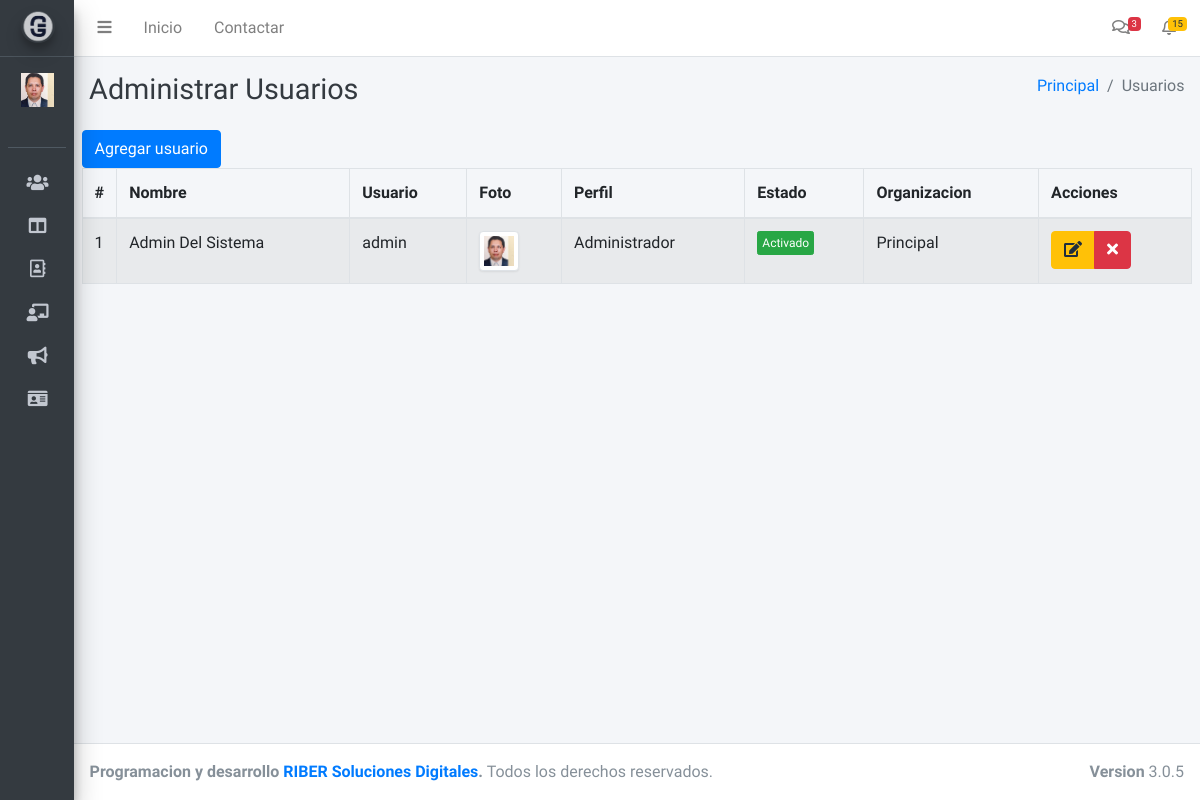
/usuarios (signed in), run on the app's committed database.
### tables this page shows
CREATE TABLE `usuarios` (
  `id` int NOT NULL AUTO_INCREMENT,
  `usuario` varchar(150) NOT NULL,
  `password` varchar(150) NOT NULL,
  `perfil` varchar(45) DEFAULT NULL,
  `estado` tinyint NOT NULL,
  `ultimo_login` datetime DEFAULT CURRENT_TIMESTAMP,
  `fecha` datetime DEFAULT CURRENT_TIMESTAMP,
  `persona_clave` varchar(45) DEFAULT NULL,
  `tipo` varchar(15) DEFAULT NULL,
  `enlace` varchar(45) DEFAULT NULL,
  `foto` varchar(250) DEFAULT NULL,
  `organizaciones_id` int NOT NULL,
  PRIMARY KEY (`id`),
  UNIQUE KEY `usuario_UNIQUE` (`usuario`),
  UNIQUE KEY `persona_clave_UNIQUE` (`persona_clave`),
  KEY `fk_usuarios_organizaciones1_idx` (`organizaciones_id`)
);

CREATE TABLE `organizaciones` (
  `id` int NOT NULL AUTO_INCREMENT,
  `organizacion` varchar(255) DEFAULT NULL,
  PRIMARY KEY (`id`)
);

### controllers/template.controller.php (called while the page is built)
<?php
class ControllerTemplate{
  static public function ctrTemplate(){
    include "views/template.php";
  }
}

### index.php (called while the page is built, shortened)
<?php
require_once "controllers/template.controller.php";
require_once "controllers/users.controller.php";
require_once "models/users.model.php";
$template = new ControllerTemplate();
$template->ctrTemplate();

### controllers/users.controller.php (called while the page is built, shortened)
<?php
class ControladorUsuarios
{
	static public function ctrMostrarUsuarios($campo, $valor)
	{
		$tabla = "usuarios";
		$respuesta = ModeloUsuarios::mdlMostrarUsuarios($tabla, $campo, $valor);
		return $respuesta;
	}
}

### models/connection.php (called while the page is built)
<?php
class Conexion{
	static public function conectar(){
		try{
			$servidor="mysql:host=localhost;dbname=electoral";
			$usuario="root";
			$clave="";
			$link = new PDO($servidor,$usuario,$clave);
			$link->setAttribute(PDO::ATTR_ERRMODE, PDO::ERRMODE_EXCEPTION);
			$link->exec("set names utf8");
			return $link;
			}catch(PDOException $e){
			echo "ERROR: " . $e->getMessage();
		  }
	}
}

### models/users.model.php (called while the page is built, shortened)
<?php
require_once "connection.php";
class ModeloUsuarios
{
	static public function mdlMostrarUsuarios($tabla, $campo, $valor)
	{
		if ($campo != null) {
			$stmt = Conexion::conectar()->prepare("SELECT u.id, concat(p.nombre, ' ',p.paterno,' ',p.materno) as nombre, u.usuario as usuario, u.password as password, u.persona_clave, u.foto as foto, u.perfil as perfil, u.estado as estado, o.organizacion as organizacion,u.organizaciones_id FROM usuarios as u  INNER JOIN personas as p ON u.persona_clave=p.persona_clave INNER JOIN organizaciones as o ON u.organizaciones_id=o.id WHERE u.$campo = :$campo; ");
			$stmt->bindParam(":" . $campo, $valor, PDO::PARAM_STR);
			$stmt->execute();
			return $stmt->fetch();
		} else {
			$stmt = Conexion::conectar()->prepare("SELECT u.id, concat(p.nombre, ' ',p.paterno,' ',p.materno) as nombre, u.usuario as usuario, u.foto as foto, u.perfil as perfil, u.estado as estado, u.ultimo_login, o.organizacion as organizacion FROM usuarios as u INNER JOIN personas as p ON u.persona_clave=p.persona_clave INNER JOIN organizaciones as o ON u.organizaciones_id=o.id ");
			$stmt->execute();
			return $stmt->fetchAll();
		}
	}
}

### views/modules/usuarios.php (the view, shortened to what this page needs)
<div class="content-wrapper">
  <div class="content-header">
    <div class="container-fluid">
      <div class="row mb-2">
        <div class="col-sm-6">
          <h1 class="m-0 text-dark">Administrar Usuarios</h1>
        </div>
        <div class="col-sm-6">
          <ol class="breadcrumb float-sm-right">
            <li class="breadcrumb-item"><a href="home">Principal</a></li>
            <li class="breadcrumb-item active">Usuarios</li>
          </ol>
        </div>
      </div>
    </div>
  </div>
  <section class="content">
    <div class="box">
      <div class="box-header with-border">
        <a href="altausuarios">
          <button class="btn btn-primary">
            Agregar usuario
          </button>
        </a>
      </div>
      <div class="box-body">
        <table class="table table-bordered table-striped dt-responsive tablas" width="100%">
          <thead>
            <tr>
              <th style="width:10px">#</th>
              <th>Nombre</th>
              <th>Usuario</th>
              <th>Foto</th>
              <th>Perfil</th>
              <th>Estado</th>
              <th>Organizacion</th>
              <th>Acciones</th>
            </tr>
          </thead>
          <tbody>
            <?php
            $item = null;
            $valor = null;
            $usuarios = ControladorUsuarios::ctrMostrarUsuarios($item, $valor);
            foreach ($usuarios as $key => $value) {
              echo ' <tr>
              <td>' . ($key + 1) . '</td>
              <td>' . $value["nombre"] . '</td>
              <td>' . $value["usuario"] . '</td>';
              if ($value["foto"] != "") {
                echo '<td><img src="' . $value["foto"] . '" class="img-thumbnail" width="40px"></td>';
              } else {
                echo '<td><img src="views/img/users/default/anonymous.png" class="img-thumbnail" width="30px"></td>';
              }
              echo '<td>' . $value["perfil"] . '</td>';
              if ($value["estado"] != 0) {
                echo '<td><button class="btn btn-success btn-xs btnActivar" idUsuario="' . $value["id"] . '" estadoUsuario="0">Activado</button></td>';
              } else {
                echo '<td><button class="btn btn-danger btn-xs btnActivar" idUsuario="' . $value["id"] . '" estadoUsuario="1">Desactivado</button></td>';
              }
              echo '<td>' . $value["organizacion"] . '</td>
              <td>
                <div class="btn-group">
                <button class="btn btn-warning btnEditarUsuario" idUsuario="' . $value["id"] . '" data-toggle="modal" data-target="#modalEditarUsuario"><i class="fa fa-edit"></i></button>
                  <button class="btn btn-danger btnEliminarUsuario" idUsuario="' . $value["id"] . '" fotoUsuario="' . $value["foto"] . '" usuario="' . $value["usuario"] . '"><i class="fa fa-times"></i></button>
                </div>
              </td>
            </tr>';
            }
            ?>
          </tbody>
        </table>
      </div>
    </div>
  </section>
</div>

### data on the page
usuarios: nombre "Admin Del Sistema", usuario "admin", foto (picture), perfil "Administrador", organizaciones.organizacion "Principal"
